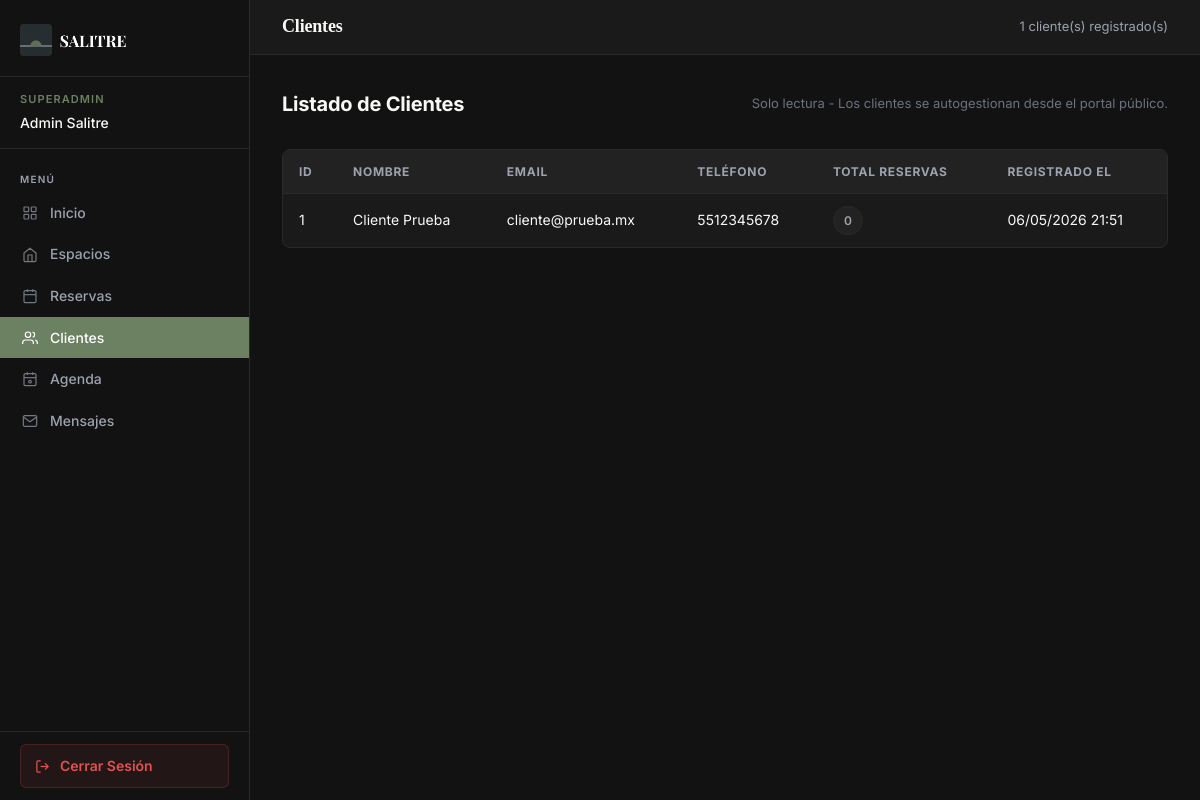
Screenshot of /admin/clientes/listar.php (signed in) with the database file from the repository.
### tables this page shows
CREATE TABLE clientes (
  id        INT AUTO_INCREMENT PRIMARY KEY,
  nombre    VARCHAR(100) NOT NULL,
  email     VARCHAR(150) NOT NULL,
  password  VARCHAR(255) NOT NULL,
  telefono  VARCHAR(20),
  creado_en TIMESTAMP DEFAULT CURRENT_TIMESTAMP,
  UNIQUE KEY uq_clientes_email (email)
);

### admin/clientes/listar.php (called while the page is built, shortened)
<?php
$clientes = [];
try {
    $pdo  = conectarDB();
    $page = max(1, (int)($_GET['page'] ?? 1));
    $offset = ($page - 1) * PAGE_SIZE;
    $stmt = $pdo->prepare(
        'SELECT c.*, COUNT(r.id) as total_reservas
         FROM clientes c
         LEFT JOIN reservas r ON c.id = r.cliente_id
         GROUP BY c.id
         ORDER BY c.creado_en DESC
         LIMIT :limit OFFSET :offset'
    );
    $stmt->bindValue(':limit', PAGE_SIZE, PDO::PARAM_INT);
    $stmt->bindValue(':offset', $offset, PDO::PARAM_INT);
    $stmt->execute();
    $clientes = $stmt->fetchAll();
} catch (Throwable $e) {
    error_log('Admin clientes/listar: ' . $e->getMessage());
}
require __DIR__ . '/listar.view.php';

### admin/clientes/listar.view.php (the view, shortened to what this page needs)
<?php require_once '../includes/header.php'; ?>
<?php require_once '../includes/sidebar.php'; ?>
<main class="main-content">
  <div class="topbar">
    <h1 class="topbar__title">Clientes</h1>
    <span class="topbar__meta"><?php echo count($clientes); ?> cliente(s) registrado(s)</span>
  </div>
  <div class="content-area">
    <div class="page-header">
      <p class="page-header__title">Listado de Clientes</p>
      <span style="font-size:.8125rem;color:#6b7280;">Solo lectura - Los clientes se autogestionan desde el portal público.</span>
    </div>
    <div class="data-table-wrap">
      <table class="data-table">
        <thead>
          <tr>
            <th>ID</th>
            <th>Nombre</th>
            <th>Email</th>
            <th>Teléfono</th>
            <th>Total Reservas</th>
            <th>Registrado el</th>
          </tr>
        </thead>
        <tbody>
<?php if (empty($clientes)) : ?>
          <tr>
            <td colspan="6" class="table-empty">No hay clientes registrados aún.</td>
          </tr>
<?php else : ?>
<?php foreach ($clientes as $c) : ?>
          <tr>
            <td><?php echo (int) $c['id']; ?></td>
            <td><?php echo htmlspecialchars((string) $c['nombre'], ENT_QUOTES, 'UTF-8'); ?></td>
            <td><?php echo htmlspecialchars((string) $c['email'], ENT_QUOTES, 'UTF-8'); ?></td>
            <td><?php echo $c['telefono'] !== null ? htmlspecialchars((string) $c['telefono'], ENT_QUOTES, 'UTF-8') : '<span style="color:#9ca3af;">—</span>'; ?></td>
            <td>
                <?php $total_res = (int) $c['total_reservas']; ?>
                <?php if ($total_res > 0): ?>
                    <span class="badge badge--active"><?php echo $total_res; ?></span>
                <?php else: ?>
                    <span class="badge badge--inactive">0</span>
                <?php endif; ?>
            </td>
            <td><?php
                $fecha = \DateTimeImmutable::createFromFormat('Y-m-d H:i:s', (string) $c['creado_en']);
                echo $fecha ? htmlspecialchars($fecha->format('d/m/Y H:i'), ENT_QUOTES, 'UTF-8') : htmlspecialchars((string) $c['creado_en'], ENT_QUOTES, 'UTF-8');
            ?></td>
          </tr>
<?php endforeach; ?>
<?php endif; ?>
        </tbody>
      </table>
    </div>
<?php require_once '../includes/footer.php'; ?>

### assets/css/shared/variables.css (style rules this page uses)
:root { --color-bg: #F8F8F5; --color-text: #2c3539; --color-accent: #6C8062; --color-accent-dark: #4A5C42; --color-accent-light: #8FA886; --color-surface: #FFFFFF; --color-mid: #E4E9E4; --color-border: #D0D8D0; --color-text-muted: #6B7280; --color-text-light: #9CA3AF; --color-success: #4A7C59; --color-error: #C0392B; --color-danger: #C0392B; --color-warning: #D97706; --color-info: #2563EB; --font-display: "Playfair Display", Georgia, serif; --font-body: "Inter", system-ui, sans-serif; --text-xs: 0.75rem; --text-sm: 0.875rem; --text-base: 1rem; --text-lg: 1.125rem; --text-xl: 1.25rem; --text-2xl: 1.5rem; --text-3xl: 1.875rem; --text-4xl: 2.25rem; --text-5xl: 3rem; --space-1: 0.25rem; --space-2: 0.5rem; --space-3: 0.75rem; --space-4: 1rem; --space-5: 1.25rem; --space-6: 1.5rem; --space-8: 2rem; --space-10: 2.5rem; --space-12: 3rem; --space-16: 4rem; --space-20: 5rem; --space-24: 6rem; --radius-sm: 0.25rem; --radius-md: 0.5rem; --radius-lg: 1rem; --radius-xl: 1.5rem; --radius-full: 9999px; --shadow-sm: 0 1px 3px rgba(44, 53, 57, 0.08), 0 1px 2px rgba(44, 53, 57, 0.04); --shadow-md: 0 4px 6px rgba(44, 53, 57, 0.07), 0 2px 4px rgba(44, 53, 57, 0.05); --shadow-lg: 0 10px 20px rgba(44, 53, 57, 0.10), 0 4px 8px rgba(44, 53, 57, 0.06); --shadow-xl: 0 20px 40px rgba(44, 53, 57, 0.12), 0 8px 16px rgba(44, 53, 57, 0.08); --transition: all 0.2s ease; --transition-slow: all 0.4s ease; --navbar-height: 72px; }

### assets/css/admin/crud.css (style rules this page uses)
.page-header { display: flex; align-items: center; justify-content: space-between; gap: 1rem; margin-bottom: 1.75rem; flex-wrap: wrap; }
.page-header__title { font-size: 1.25rem; font-weight: 700; color: var(--adm-text); letter-spacing: -0.01em; }
.data-table-wrap { background: var(--adm-surface); border: 1px solid var(--adm-border); border-radius: 0.5rem; overflow: hidden; }
.data-table { width: 100%; border-collapse: collapse; font-size: 0.875rem; }
.data-table thead { background: var(--adm-surface-2); border-bottom: 1px solid var(--adm-border); }
.data-table th { padding: 0.75rem 1rem; text-align: left; font-size: 0.75rem; font-weight: 700; letter-spacing: 0.06em; text-transform: uppercase; color: var(--adm-muted); }
.data-table td { padding: 0.75rem 1rem; color: var(--adm-text); border-bottom: 1px solid var(--adm-border); vertical-align: middle; }
.data-table tbody tr:last-child td { border-bottom: none; }
.badge { display: inline-flex; align-items: center; gap: 0.3rem; padding: 0.25rem 0.625rem; border-radius: 999px; font-size: 0.75rem; font-weight: 600; letter-spacing: 0.03em; }
.badge--inactive { background: var(--adm-surface-2); color: var(--adm-muted); border: 1px solid var(--adm-border); }

### assets/css/admin/dashboard.css (style rules this page uses)
html, body { height: 100%; }
body.admin-body { font-family: var(--font); font-size: 0.9375rem; color: var(--adm-content-text); background: var(--adm-content-bg); display: grid; grid-template-columns: var(--sidebar-w) 1fr; grid-template-rows: 1fr; min-height: 100vh; }
.sidebar__nav-item a.active svg { filter: brightness(0) invert(1); }
.sidebar__nav-item a svg, .sidebar__nav-item button svg { flex-shrink: 0; opacity: 0.7; }
.sidebar__nav-item a:hover svg, .sidebar__nav-item a.active svg { opacity: 1; }
.main-content { grid-column: 2; grid-row: 1; background: var(--adm-content-bg); min-height: 100vh; display: flex; flex-direction: column; }
.topbar { display: flex; align-items: center; justify-content: space-between; padding: 1rem 2rem; background: var(--adm-surface); border-bottom: 1px solid var(--adm-border); position: sticky; top: 0; z-index: 10; }
.topbar__title { font-size: 1.125rem; font-weight: 700; color: var(--adm-text); letter-spacing: -0.01em; }
.topbar__meta { font-size: 0.8125rem; color: var(--adm-muted); }
.content-area { padding: 2rem; flex: 1; }

### assets/css/admin/variables.css (style rules this page uses)
:root { --adm-bg: #121212; --adm-sidebar-bg: #121212; --adm-surface: #1a1a1a; --adm-surface-2: #222222; --adm-border: #2a2a2a; --adm-border-2: #333333; --adm-text: #F8F8F5; --adm-muted: #9CA3AF; --adm-accent: #6C8062; --adm-accent-dim: rgba(108, 128, 98, 0.15); --adm-danger: #e05252; --adm-success: #52b788; --adm-warning: #e0a952; --adm-info: #2563EB; --adm-content-bg: #121212; --adm-content-text: #F8F8F5; --sidebar-w: 250px; --radius: 0.375rem; --adm-radius: 0.5rem; --font: 'Inter', system-ui, sans-serif; --adm-font: 'Inter', system-ui, sans-serif; }

### rows the page displays
clientes: id "1", nombre "Cliente Prueba", email "cliente@prueba.mx", telefono "5512345678", creado_en "06/05/2026 21:51"

### other values shown
$staff_rol "SUPERADMIN"
$staff_nombre "Admin Salitre"
$item['label'] "Inicio"
$item['label'] "Espacios"
$item['label'] "Reservas"
$item['label'] "Clientes"
$item['label'] "Agenda"
$item['label'] "Mensajes"
count($clientes) "1"
